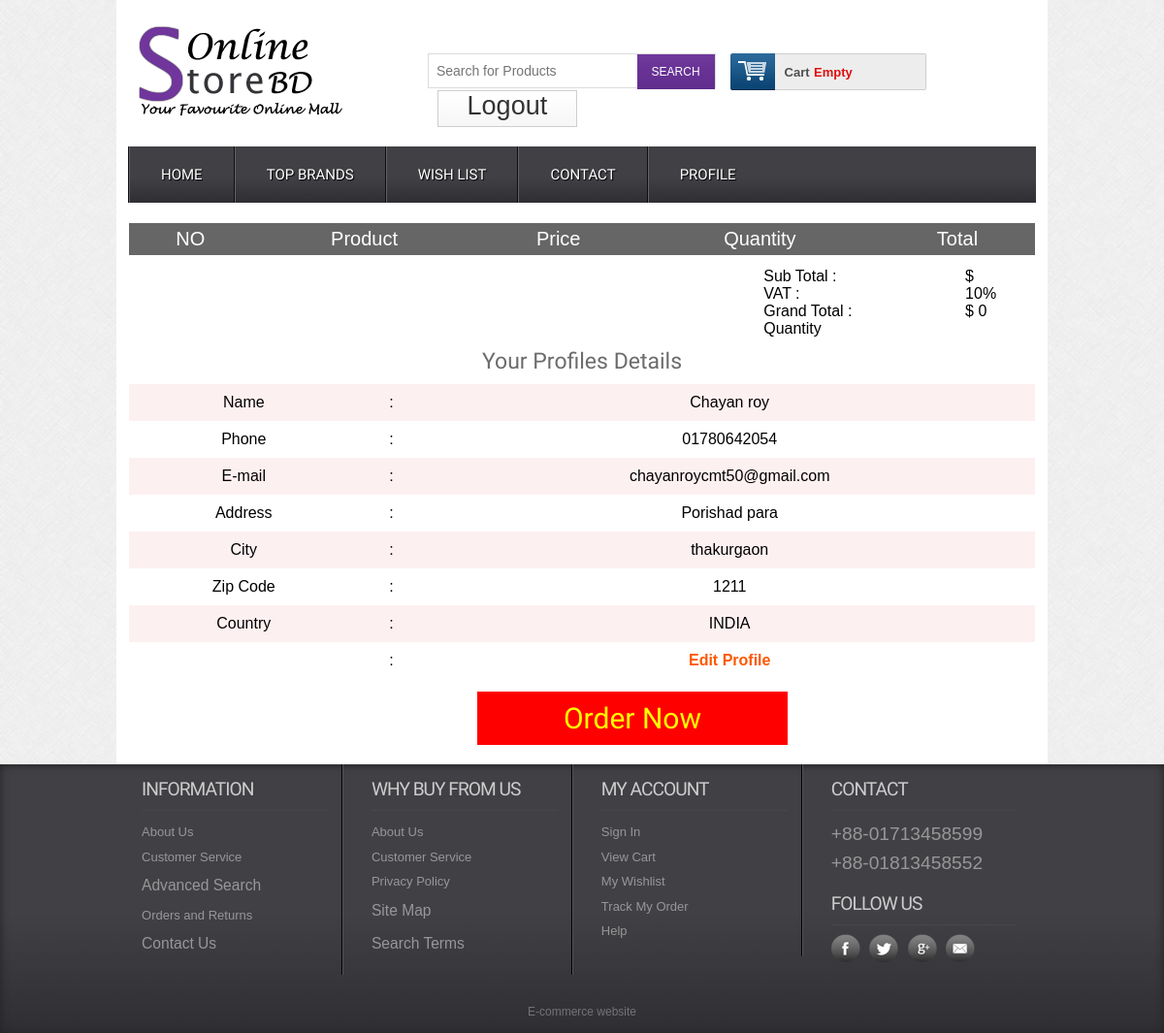
The app's page /payOffline.php (signed in), older data.
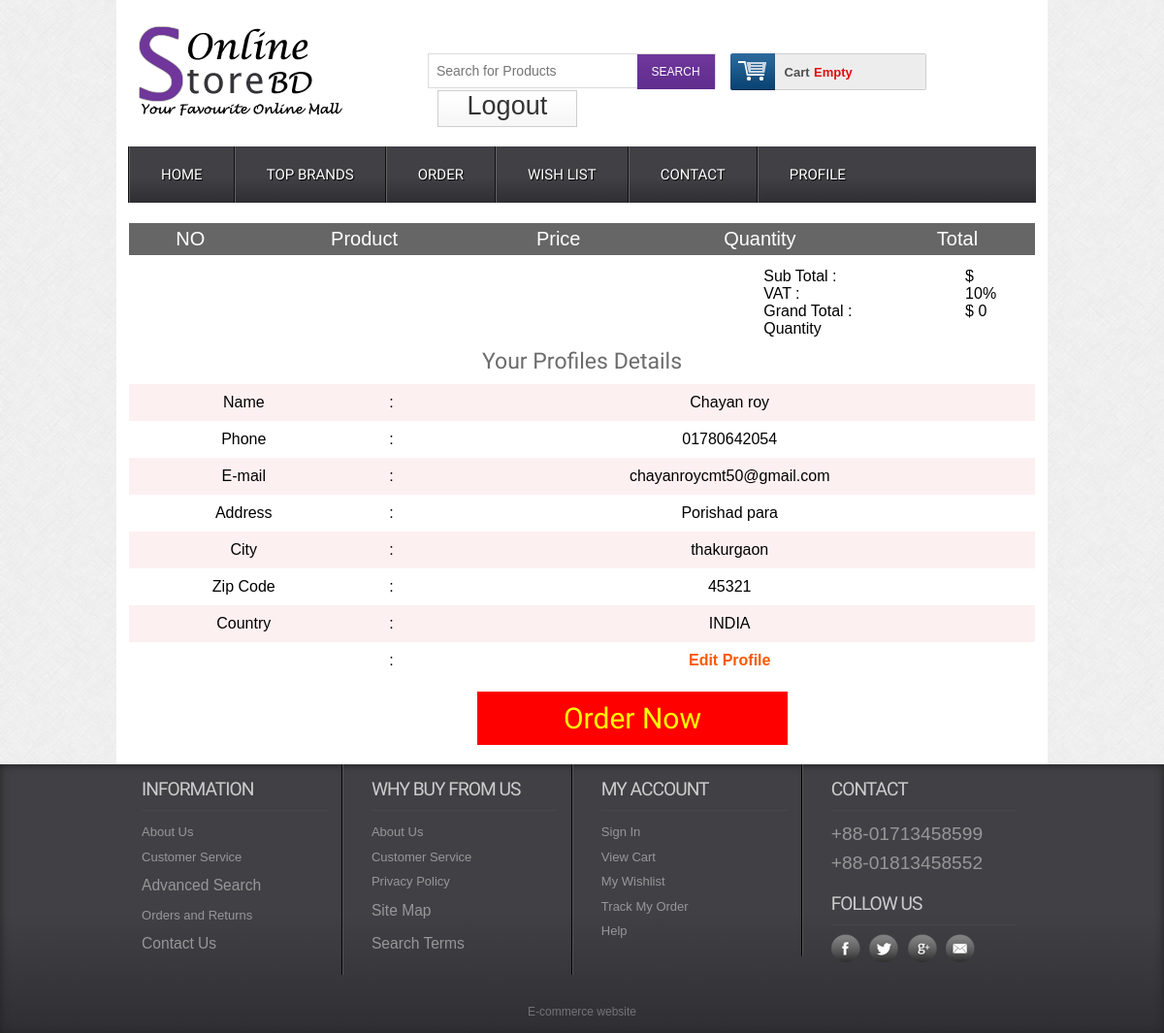
The same page, newer data.
### tables this page shows
CREATE TABLE `tbl_customer` (
  `id` int(11) NOT NULL,
  `name` varchar(255) NOT NULL,
  `address` text NOT NULL,
  `city` varchar(30) NOT NULL,
  `country` varchar(30) NOT NULL,
  `zip` varchar(30) NOT NULL,
  `phone` varchar(30) NOT NULL,
  `email` varchar(255) NOT NULL,
  `password` varchar(32) NOT NULL
);

### classes/customer.php (called while the page is built, shortened)
<?php
	$filepath = realpath(dirname(__FILE__));
	include_once ($filepath.'/../lib/database.php');
 ?>
 <?php
 	class Customer
 	{
		private $db;
		public function __construct()
		{
			$this->db = new database();
		}
		public function getCustomerData($id){
			$query = "SELECT * FROM tbl_customer WHERE id =$id";
			$result = $this->db->select($query);
			return $result;
		}
 	}
  ?>

### lib/database.php (called while the page is built, shortened)
<?php
Class database{
	 public $host   = DB_HOST;
	 public $user   = DB_USER;
	 public $pass   = DB_PASS;
	 public $dbname = DB_NAME;
	 public $link;
private function connectDB(){
	 $this->link = new mysqli($this->host, $this->user, $this->pass,
		$this->dbname);
	 }
public function select($query){
		$result = $this->link->query($query) or die($this->link->error.__LINE__);
		if($result->num_rows>0){
			return $result;
		} else {
			return false;
		}
	 }
}

### lib/session.php (called while the page is built, shortened)
<?php
class Session{
 public static function get($key){
  if (isset($_SESSION[$key])) {
   return $_SESSION[$key];
  } else {
   return false;
  }
 }
}
?>

### classes/cart.php (called while the page is built, shortened)
<?php
	$filepath = realpath(dirname(__FILE__));
	include_once ($filepath.'/../lib/database.php');
 ?>
 <?php
 	class Cart
 	{
		private $db;
		public function __construct()
		{
			$this->db = new database();
		}
 	    public function checkOrder($cmrId){
 	    	$query = "SELECT * FROM tbl_order WHERE `cmrId` ='$cmrId'";
 	    	$result =$this->db->select($query);
 	    	return $result;
 	    }
    }
  ?>

### payOffline.php (the view, shortened to what the changed rows need)
<?php include 'inc/header.php'; ?>
<div class="main">
	<div class="content">
		<div class="section group">
		    <div class="division">
		    	<table class="tblone">
							<tr>
							    <th>NO</th>
								<th>Product</th>
								<th>Price</th>
								<th>Quantity</th>
								<th>Total</th>
							</tr>
						</table>
						<table style="float:right;text-align:left;" width="30%">
							<tr>
								<th>Sub Total : </th>
							</tr>
							<tr>
								<th>VAT : </th>
							</tr>
							<tr>
								<th>Grand Total :</th>
							</tr>
					   </table>
		    </div>
 			<div class="division">
 				<?php
			$id = Session::get("cmrId");
			$getData = $cmr->getCustomerData($id);
			if ($getData) {
				while ($result= $getData->fetch_assoc()) {
		 ?>
			<table class="tblone">
		       	<tr>
			   		<td colspan="3"><h2>Your Profiles Details</h2></td>
				</tr>
				<tr>
					<td>Name</td>
					<td>:</td>
					<td><?php echo $result['name'] ?></td>
				</tr>
				<tr>
					<td>Phone</td>
					<td>:</td>
					<td><?php echo $result['phone'] ?></td>
				</tr>
				<tr>
					<td>E-mail</td>
					<td>:</td>
					<td><?php echo $result['email'] ?></td>
				</tr>
				<tr>
					<td>Address</td>
					<td>:</td>
					<td><?php echo $result['address'] ?></td>
				</tr>
				<tr>
					<td>City</td>
					<td>:</td>
					<td><?php echo $result['city'] ?></td>
				</tr>
				<tr>
					<td>Zip Code</td>
					<td>:</td>
					<td><?php echo $result['zip'] ?></td>
				</tr>
				<tr>
					<td>Country</td>
					<td>:</td>
					<td><?php echo $result['country'] ?></td>
				</tr>
				<tr>
					<td></td>
					<td>:</td>
					<td><a href="editprofile.php">Edit Profile</a></td>
				</tr>
			</table>
			<?php }} ?>
 			</div>
 			<div class="order">
 				<a href="?orderid=order" style="display: block;"><h2 style="color:yellow;font-size:30px;">Order Now</h2></a>
 			</div>
		</div>
	</div>
</div>
<?php include 'inc/footer.php'; ?>

### inc/header.php (shortened to what the changed rows need)
<?php
	$filepath = realpath(dirname(__FILE__));
    include_once ($filepath.'/../lib/session.php');
    include_once ($filepath.'/../lib/database.php');
    $ct = new Cart();
    $cmr = new Customer();
 ?>
<!DOCTYPE HTML>
<head>
<link href="css/style.css" rel="stylesheet" type="text/css" media="all"/>
<link href="css/menu.css" rel="stylesheet" type="text/css" media="all"/>
</head>
<body>
  <div class="wrap">
<div class="menu">
	<ul id="dc_mega-menu-orange" class="dc_mm-orange">
 <?php
 	$cmrId =Session::get("cmrId");
	$chkOrder =$ct->checkOrder($cmrId);
	if ($chkOrder) { ?>
	<li><a href="orderdetails.php">Order</a></li>
	   <?php } ?>
	</ul>
</div>

Row changes from the older to the newer data that the page shows:
changed tbl_customer "Chayan roy": zip "1211" → "45321"
Text that changed along with them:
text now shown: "ORDER"
